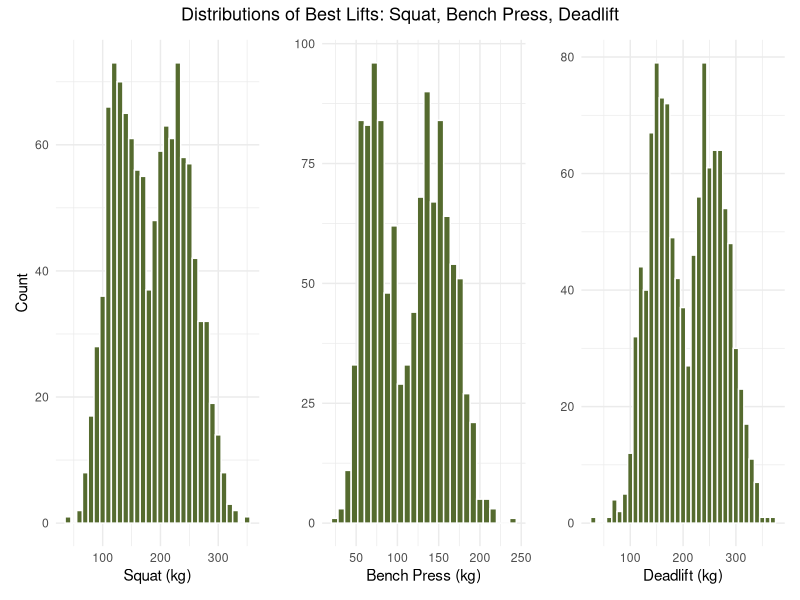
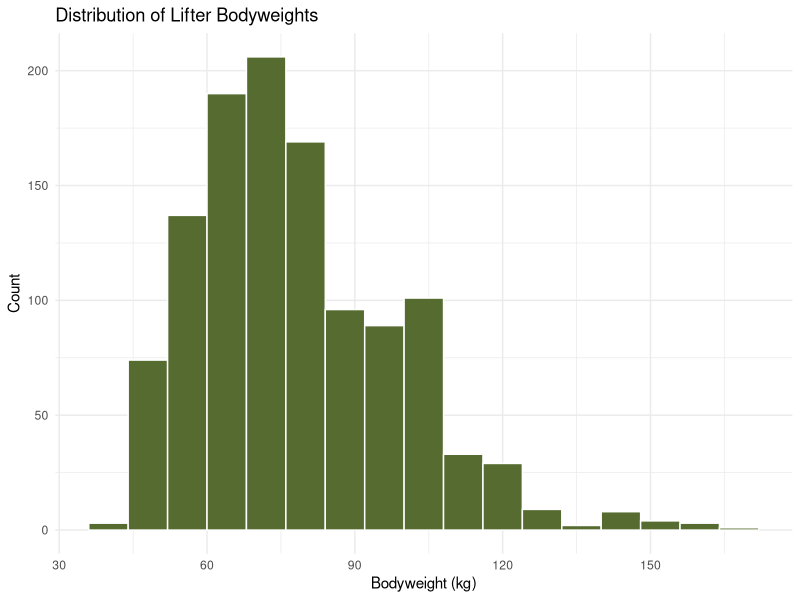
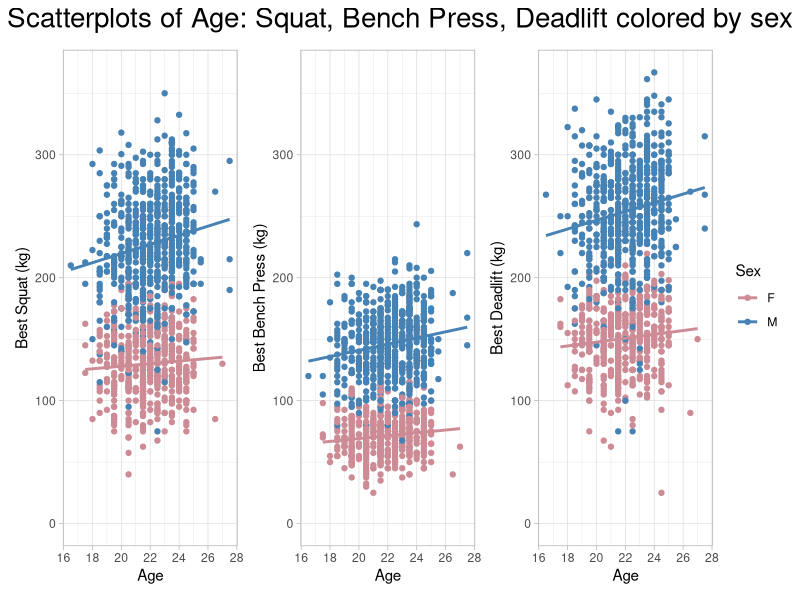
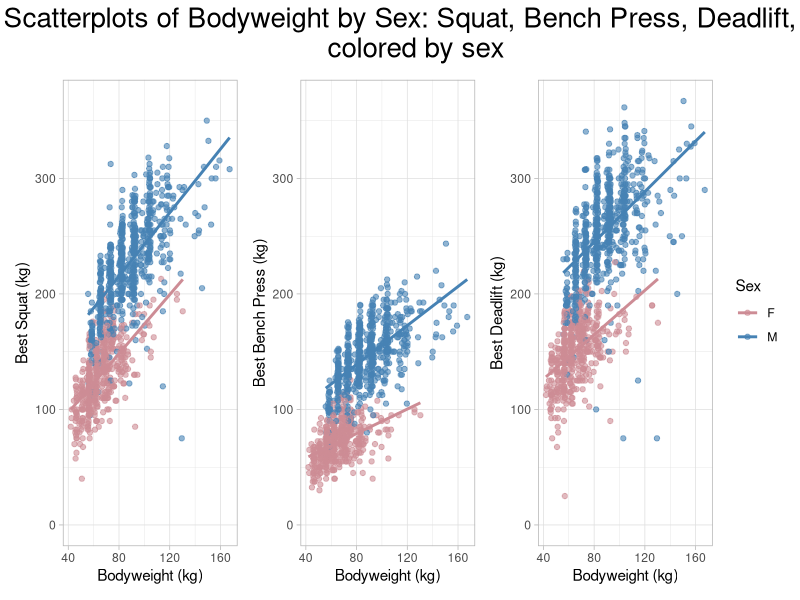
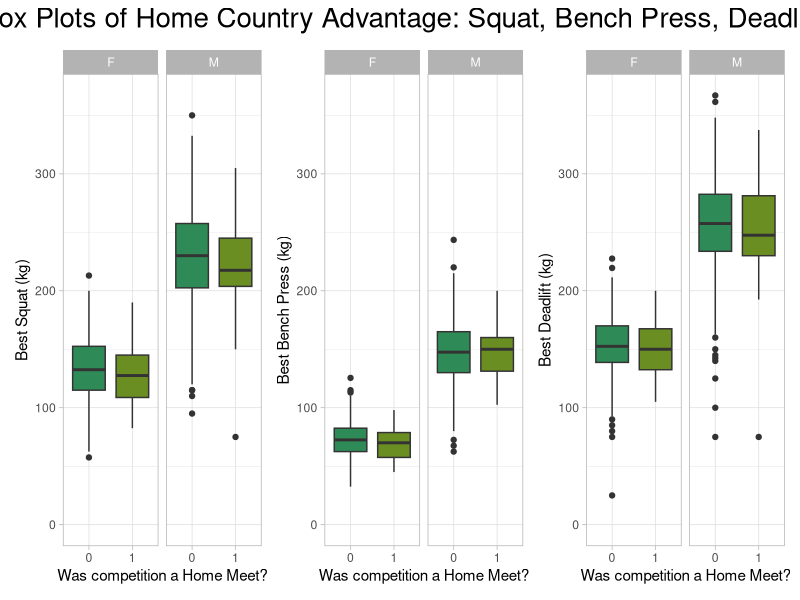
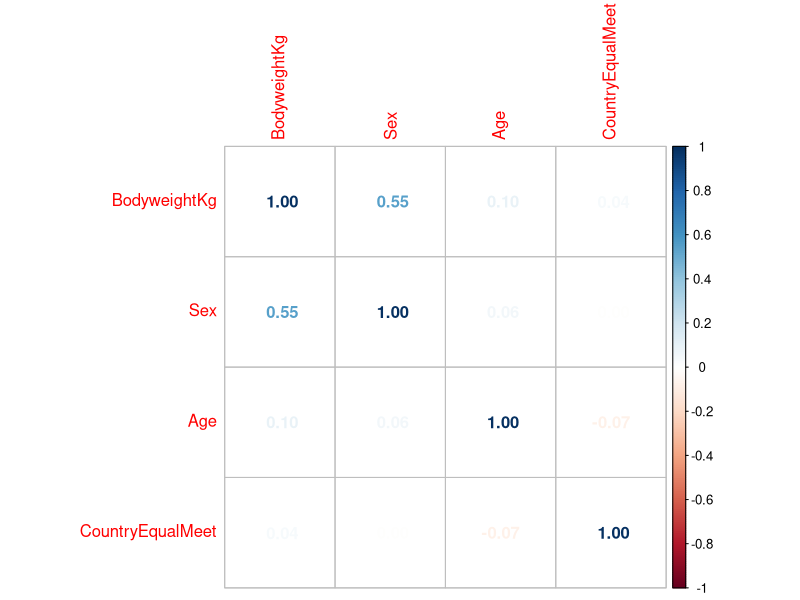
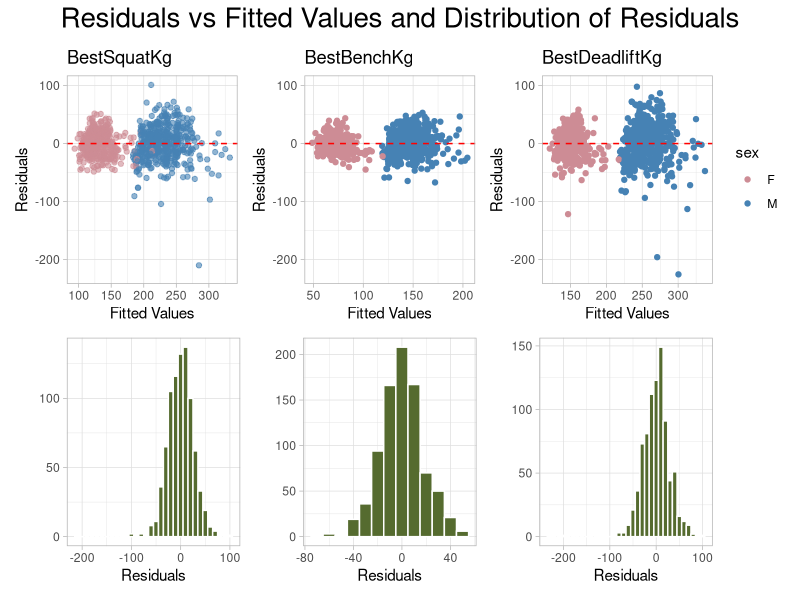
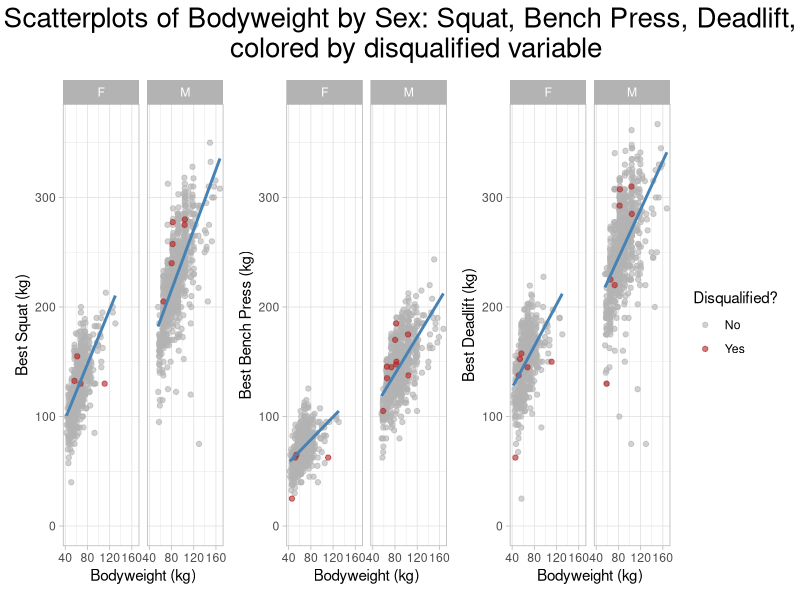

Reproduce these figures in R, in order.
## ---- chunk 1
#| lable: load
#| message: false
#| echo: false

library(readr)
library(tidyverse)
library(dplyr)
library(knitr)
library(broom)
library(patchwork)
library(corrplot)
library(rstatix)
library(kableExtra)
library(nlme)

data <- read_csv("data/powerlifting.csv")
## ---- chunk 2
#| label: country-equal-meet
#| message: false
#| echo: false
#| fig-width: 5
#| fig-height: 3

# Country Equal Meet Variable
data <- data|>
  mutate(
    CountryEqualMeet = factor(ifelse(Country == MeetCountry, 1, 0)),
    Disqualified = ifelse(Place == "DQ" | Place == "DD", 1, 0)
  )|>
  select(
    Name, Sex, Age, BodyweightKg, Best3SquatKg, Best3BenchKg, Best3DeadliftKg,
    TotalKg, Place, Dots, Country, MeetCountry, Year, 
    CountryEqualMeet, Disqualified
  )
## ---- chunk 3
#| label: univariate-bench
#| message: false
#| warning: false
#| echo: false
#| fig-width: 8
#| fig-height: 3

# Distribution of Best3SquatKg, Best3BenchKg, and Best3DeadliftKg
ymax <- max(data$Best3SquatKg, data$Best3BenchKg, data$Best3DeadliftKg, na.rm = TRUE)

squat <- ggplot(data, aes(x = Best3SquatKg)) +
  geom_histogram(binwidth = 10, fill = "darkolivegreen", color = "white") +
  labs(
    x = "Squat (kg)",
    y = "Count"
  ) +
  theme_minimal()

bench <- ggplot(data, aes(x = Best3BenchKg)) +
  geom_histogram(binwidth = 8, fill = "darkolivegreen", color = "white") +
  labs(
    x = "Bench Press (kg)",
    y = ""
  ) +
  theme_minimal()

deadlift <- ggplot(data, aes(x = Best3DeadliftKg)) +
  geom_histogram(binwidth = 10, fill = "darkolivegreen", color = "white") +
  labs(
    x = "Deadlift (kg)",
    y = ""
  ) +
  theme_minimal()

combined <- (squat + bench + deadlift) +
  plot_annotation(
    title = "Distributions of Best Lifts: Squat, Bench Press, Deadlift",
    theme = theme(
      plot.title = element_text(size = 13, hjust = 0.5))
  )
combined
## ---- chunk 4
#| label: univariate-bodyweight
#| message: false
#| warning: false
#| echo: false
#| fig-width: 5
#| fig-height: 3

# Distribution of BodyweightKg
ggplot(data, aes(x = BodyweightKg)) +
  geom_histogram(binwidth = 8, fill = "darkolivegreen", color = "white") +
  labs(
    title = "Distribution of Lifter Bodyweights",
    x = "Bodyweight (kg)",
    y = "Count") +
  theme_minimal()
## ---- chunk 5
#| label: bivariate-age
#| message: false
#| warning: false
#| echo: false
#| fig-width: 14
#| fig-height: 5

# Age x Best3SquatKg
age_squat <- ggplot(data, aes(x = Age, y = Best3SquatKg, color = Sex)) +
  geom_point() +
  geom_smooth(method = "lm", se = FALSE) +
  scale_color_manual(
    values = c("M" = "steelblue", 
               "F" = "lightpink3")) +
  labs(
    x = "Age",
    y = "Best Squat (kg)"
  ) +
  ylim(0, ymax) +
  theme_light() +
  theme(legend.position = "none")

# Age x Best3BenchKg
age_bench <- ggplot(data, aes(x = Age, y = Best3BenchKg, color = Sex)) +
  geom_point() +
  geom_smooth(method = "lm", se = FALSE) +
  scale_color_manual(
    values = c("M" = "steelblue", 
               "F" = "lightpink3")) +
  labs(
    x = "Age",
    y = "Best Bench Press (kg)"
  ) +
  ylim(0, ymax) +
  theme_light() +
  theme(legend.position = "none")

# Age x Best3DeadliftKg
age_deadlift <- ggplot(data, aes(x = Age, y = Best3DeadliftKg, color = Sex)) +
  geom_point() +
  geom_smooth(method = "lm", se = FALSE) +
  scale_color_manual(
    values = c("M" = "steelblue", 
               "F" = "lightpink3")) +
  labs(
    x = "Age",
    y = "Best Deadlift (kg)"
  ) +
  ylim(0, ymax) +
  theme_light()

combined <- (age_squat + age_bench + age_deadlift) +
  plot_annotation(
    title = "Scatterplots of Age: Squat, Bench Press, Deadlift colored by sex",
    theme = theme(
      plot.title = element_text(size = 20, hjust = 0.5))
  )
combined

## ---- chunk 6
#| label: bivariate-bodyweight-disqualified
#| message: false
#| warning: false
#| echo: false
#| fig-width: 14
#| fig-height: 5

# BodyweightKg x Best3SquatKg
body_squat_DF <- ggplot(data, aes(x = BodyweightKg, y = Best3SquatKg)) +
  geom_point(alpha = 0.6, aes(color = as.factor(Disqualified)), 
             data = data |> arrange(Disqualified)) +
  scale_color_manual(
    name = "Disqualified?",
    values = c("0" = "grey70", "1" = "firebrick"),
    labels = c("0" = "No", "1" = "Yes")
  ) +
  facet_wrap(~ Sex) +
  geom_smooth(method = "lm", se = FALSE, color = "steelblue") +
  labs(
    x = "Bodyweight (kg)",
    y = "Best Squat (kg)",
  ) +
  ylim(0, ymax) +
  theme_light() +
  theme(legend.position = "none")

# BodyweightKg x Best3BenchKg
body_bench_DF <- ggplot(data, aes(x = BodyweightKg, y = Best3BenchKg)) +
  geom_point(alpha = 0.6, aes(color = as.factor(Disqualified)), 
             data = data |> arrange(Disqualified)) +
  scale_color_manual(
    name = "Disqualified?",
    values = c("0" = "grey70", "1" = "firebrick"),
    labels = c("0" = "No", "1" = "Yes")
  ) +
  facet_wrap(~ Sex) +
  geom_smooth(method = "lm", se = FALSE, color = "steelblue") +
  labs(
    x = "Bodyweight (kg)",
    y = "Best Bench Press (kg)",
  ) +
  ylim(0, ymax) +
  theme_light() +
  theme(legend.position = "none")

# BodyweightKg x Best3DeadliftKg
body_deadlift_DF <- ggplot(data, aes(x = BodyweightKg, y = Best3DeadliftKg)) +
  geom_point(alpha = 0.6, aes(color = as.factor(Disqualified)), 
             data = data |> arrange(Disqualified)) +
  scale_color_manual(
    name = "Disqualified?",
    values = c("0" = "grey70", "1" = "firebrick"),
    labels = c("0" = "No", "1" = "Yes")
  ) +
  facet_wrap(~ Sex) +
  geom_smooth(method = "lm", se = FALSE, color = "steelblue") +
  labs(
    x = "Bodyweight (kg)",
    y = "Best Deadlift (kg)",
  ) +
  ylim(0, ymax) +
  theme_light()

scatter_disqualified <- (body_squat_DF + body_bench_DF + body_deadlift_DF) +
  plot_annotation(
    title = "Scatterplots of Bodyweight by Sex: Squat, Bench Press, Deadlift,
    colored by disqualified variable",
    theme = theme(
      plot.title = element_text(size = 20, hjust = 0.5))
  )

## ---- chunk 7
#| label: bivariate-bodyweight
#| message: false
#| warning: false
#| echo: false
#| fig-width: 14
#| fig-height: 5

data_with_disqualified <- data

data <- data |>
  filter(Disqualified == 0)

# BodyweightKg X Best3SquatKg
body_squat <- ggplot(data, aes(x = BodyweightKg, y = Best3SquatKg, color = Sex)) +
  geom_point(alpha = 0.6) +
  geom_smooth(method = "lm", se = FALSE) +
  scale_color_manual(
    values = c("M" = "steelblue", 
               "F" = "lightpink3")) +
  labs(
    x = "Bodyweight (kg)",
    y = "Best Squat (kg)"
  ) +
  ylim(0, ymax) +
  theme_light() +
  theme(legend.position = "none")

# BodyweightKg X Best3BenchKg
body_bench <- ggplot(data, aes(x = BodyweightKg, y = Best3BenchKg, color = Sex)) +
  geom_point(alpha = 0.6) +
  geom_smooth(method = "lm", se = FALSE) +
  scale_color_manual(
    values = c("M" = "steelblue", 
               "F" = "lightpink3")) +
  labs(
    x = "Bodyweight (kg)",
    y = "Best Bench Press (kg)"
  ) +
  ylim(0, ymax) +
  theme_light() +
  theme(legend.position = "none")

# BodyweightKg X Best3DeadliftKg
body_deadlift <- ggplot(data, aes(x = BodyweightKg, y = Best3DeadliftKg, color = Sex)) +
  geom_point(alpha = 0.6) +
  geom_smooth(method = "lm", se = FALSE) +
  scale_color_manual(
    values = c("M" = "steelblue", 
               "F" = "lightpink3")) +
  labs(
    x = "Bodyweight (kg)",
    y = "Best Deadlift (kg)"
  ) +
  ylim(0, ymax) +
  theme_light()

combined <- (body_squat + body_bench + body_deadlift) +
  plot_annotation(
    title = "Scatterplots of Bodyweight by Sex: Squat, Bench Press, Deadlift,
    colored by sex",
    theme = theme(
      plot.title = element_text(size = 20, hjust = 0.5))
  )
combined
## ---- chunk 8
#| label: bivariate-homemeet
#| message: false
#| warning: false
#| echo: false
#| fig-width: 14
#| fig-height: 7

data <- data |>
  filter(!is.na(CountryEqualMeet))

# Distribution of CountryEqualMeet X Best3SquatKg
country_squat <- data |>
  ggplot(aes(x = CountryEqualMeet, y = Best3SquatKg, fill = CountryEqualMeet)) +
  geom_boxplot() +
  scale_fill_manual(
    values = c("0" = "seagreen4", 
               "1" = "olivedrab")) +
  facet_wrap(~ Sex) +
  labs(
    x = "Was competition a Home Meet?",
    y = "Best Squat (kg)",
    fill = "Home Meet"
  ) +
  ylim(0, ymax) +
  theme_light() +
  theme(legend.position = "none")

# Distribution of CountryEqualMeet X Best3BenchKg
country_bench <- data |>
  ggplot(aes(x = CountryEqualMeet, y = Best3BenchKg, fill = CountryEqualMeet)) +
  geom_boxplot() +
  scale_fill_manual(
    values = c("0" = "seagreen4", 
               "1" = "olivedrab")) +
  facet_wrap(~ Sex) +
  labs(
    x = "Was competition a Home Meet?",
    y = "Best Bench Press (kg)",
    fill = "Home Meet"
  ) +
  ylim(0, ymax) +
  theme_light() +
  theme(legend.position = "none")

# Distribution of CountryEqualMeet X Best3DeadliftKg
country_deadlift <- data |>
  ggplot(aes(x = CountryEqualMeet, y = Best3DeadliftKg, fill = CountryEqualMeet)) +
  geom_boxplot() +
  scale_fill_manual(
    values = c("0" = "seagreen4", 
               "1" = "olivedrab")) +
  facet_wrap(~ Sex) +
  labs(
    x = "Was competition a Home Meet?",
    y = "Best Deadlift (kg)",
    fill = "Home Meet"
  ) +
  ylim(0, ymax) +
  theme_light() +
  theme(legend.position = "none")

combined <- (country_squat + country_bench + country_deadlift) +
  plot_annotation(
    title = "Box Plots of Home Country Advantage: Squat, Bench Press, Deadlift",
    theme = theme(
      plot.title = element_text(size = 20, hjust = 0.5))
  )
combined

## ---- chunk 9
#| label: train-test-data
#| warning: false
#| echo: false

set.seed(1221)
train <- data |>
  sample_frac(0.8)

test <- data |>
  anti_join(train, by = "Name")

## ---- chunk 10
#| label: correlation-predictors
#| warning: false
#| echo: false
#| fig-width: 4
#| fig-height: 3

correlations <- data |>
  mutate(
    Sex = as.numeric(ifelse(Sex == "M", 1, 0)),
    CountryEqualMeet = as.numeric(CountryEqualMeet)
  ) |>
  select(
    BodyweightKg,Sex, 
    Age, CountryEqualMeet)|>
  cor()

corrplot(correlations, method = "number")

## ---- chunk 11
#| label: linearity-var
#| warning: false
#| message: false
#| echo: false
#| fig-width: 14
#| fig-height: 5

model <- lm(cbind(Best3SquatKg, Best3BenchKg, Best3DeadliftKg) ~ BodyweightKg + Sex + Age, data = train)
model_aug <- augment(model)

sex = train$Sex

residuals_df_squat <- data.frame(
  fit = fitted(model)[,1],
  res = residuals(model)[,1],
  sex = sex
)

residuals_df_bench <- data.frame(
  fit = fitted(model)[,2],
  res = residuals(model)[,2],
  sex = sex
)

residuals_df_deadlift <- data.frame(
  fit = fitted(model)[,3],
  res = residuals(model)[,3],
  sex = sex
)

ymax <- max(residuals_df_squat$res, residuals_df_bench$res, residuals_df_deadlift$res, na.rm = TRUE)
ymin <- min(residuals_df_squat$res, residuals_df_bench$res, residuals_df_deadlift$res, na.rm = TRUE)
  
# Residuals vs Fitted Values (Squat)
res_fit_squat <- ggplot(residuals_df_squat, aes(x = fit, y = res, color = sex)) +
  geom_point(alpha = 0.6) +
  geom_hline(yintercept = 0, linetype = "dashed", color = "red") +
  ylim(ymin, ymax) +
  scale_color_manual(
    values = c("M" = "steelblue", 
               "F" = "lightpink3")) +
  labs(
    title = "BestSquatKg",
    x = "Fitted Values",
    y = "Residuals") +
  theme_light() +
  theme(legend.position = "none")

# Residuals vs Fitted Values (Bench)
res_fit_bench <- ggplot(residuals_df_bench, aes(x = fit, y = res, color = sex)) +
  geom_point() +
  geom_hline(yintercept = 0, linetype = "dashed", color = "red") +
  ylim(ymin, ymax) +
  scale_color_manual(
    values = c("M" = "steelblue", 
               "F" = "lightpink3")) +
  labs(
    title = "BestBenchKg",
    x = "Fitted Values",
    y = "Residuals") +
  theme_light() +
  theme(legend.position = "none")

# Residuals vs Fitted Values (Deadlift)
res_fit_deadlift <- ggplot(residuals_df_deadlift, aes(x = fit, y = res, color = sex)) +
  geom_point() +
  geom_hline(yintercept = 0, linetype = "dashed", color = "red") +
  ylim(ymin, ymax) +
  scale_color_manual(
    values = c("M" = "steelblue", 
               "F" = "lightpink3")) +
  labs(
    title = "BestDeadliftKg",
    x = "Fitted Values",
    y = "Residuals") +
  theme_light()

combined_res <- (res_fit_squat + res_fit_bench + res_fit_deadlift) +
  plot_annotation(
    title = "Residuals vs Fitted Values: Squat, Bench Press, Deadlift",
    theme = theme(
      plot.title = element_text(size = 20, hjust = 0.5))
  )

## ---- chunk 12
#| label: normality
#| warning: false
#| message: false
#| echo: false
#| fig-width: 14
#| fig-height: 8

hist_squat <- ggplot(residuals_df_squat, aes(x = res)) +
  geom_histogram(binwidth = 10, fill = "darkolivegreen", color = "white") +
  labs(
    x = "Residuals",
    y = ""
  ) +
  theme_light()

hist_bench <- ggplot(residuals_df_bench, aes(x = res)) +
  geom_histogram(binwidth = 10, fill = "darkolivegreen", color = "white") +
  labs(
    x = "Residuals",
    y = ""
  ) +
  theme_light()

hist_deadlift <- ggplot(residuals_df_deadlift, aes(x = res)) +
  geom_histogram(binwidth = 10, fill = "darkolivegreen", color = "white") +
  labs(
    x = "Residuals",
    y = ""
  ) +
  theme_light()

combined_hist <- (hist_squat + hist_bench + hist_deadlift) +
  plot_annotation(
    title = "Distribution of Residuals: Squat, Bench Press, Deadlift",
    theme = theme(
      plot.title = element_text(size = 20, hjust = 0.5))
  )

combined <- (combined_res / combined_hist) +
  plot_annotation(
    title = "Residuals vs Fitted Values and Distribution of Residuals",
    theme = theme(
      plot.title = element_text(size = 20, hjust = 0.5))
  )

combined

## ---- chunk 13
#| label: gls-base
#| warning: false
#| echo: false

gls_base_squat <- gls(
  Best3SquatKg ~ BodyweightKg + Sex + Age,
  data = train,
  weights = varIdent(form = ~ 1 | Sex) 
)

gls_base_bench <- gls(
  Best3BenchKg ~ BodyweightKg + Sex + Age,
  data = train,
  weights = varIdent(form = ~ 1 | Sex) 
)
  
gls_base_deadlift <- gls(
  Best3DeadliftKg ~ BodyweightKg + Sex + Age,
  data = train,
  weights = varIdent(form = ~ 1 | Sex) 
)

gls_base_models <- list(
  Best3SquatKg = gls_base_squat,
  Best3BenchKg = gls_base_bench,
  Best3DeadliftKg = gls_base_deadlift
)

tidy_gls <- function(model) {
  summary(model)$tTable |>
    as.data.frame() |>
    rownames_to_column("term") |>
    rename(
      estimate = `Value`,
      std.error = `Std.Error`,
      statistic = `t-value`,
      p.value = `p-value`
    )
}

gls_base_bic <- map_dbl(gls_base_models, BIC)

gls_base_results <- imap_dfr(gls_base_models, function(mod, name) {
  tidy_gls(mod) %>% mutate(outcome = name)
}) %>%
  select(outcome, everything())

# gls_base_results |>
#   head(4) |>
#   kable(digits = 3)

## ---- chunk 14
#| label: gls-full
#| warning: false
#| echo: false

gls_full_squat <- gls(
  Best3SquatKg ~ BodyweightKg + Sex + Age + CountryEqualMeet,
  data = train,
  weights = varIdent(form = ~ 1 | Sex) 
)

gls_full_bench <- gls(
  Best3BenchKg ~ BodyweightKg + Sex + Age + CountryEqualMeet,
  data = train,
  weights = varIdent(form = ~ 1 | Sex) 
)
  
gls_full_deadlift <- gls(
  Best3DeadliftKg ~ BodyweightKg + Sex + Age + CountryEqualMeet,
  data = train,
  weights = varIdent(form = ~ 1 | Sex) 
)

gls_full_models <- list(
  Best3SquatKg = gls_full_squat,
  Best3BenchKg = gls_full_bench,
  Best3DeadliftKg = gls_full_deadlift
)

gls_full_bic <- map_dbl(gls_full_models, BIC)

gls_full_results <- imap_dfr(gls_full_models, function(mod, name) {
  tidy_gls(mod) %>% mutate(outcome = name)
}) %>%
  select(outcome, everything())

# gls_full_results |>
#   head(5) |>
#   kable(digits = 3)

## ---- chunk 15
#| label: bic_base
#| warning: false
#| echo: false

model_comparison <- data.frame(
  Model = c("Base Model", "Full Model"),
  Squat = c(gls_base_bic[1], gls_full_bic[1]),
  Bench = c(gls_base_bic[2], gls_full_bic[2]),
  Deadlift = c(gls_base_bic[3], gls_full_bic[3])
)

model_comparison |>
  kable(
    caption = "Comparison of Base and Full Model BIC",
    digits = c(0, 0, 3),
    col.names = c("Model", "Best3SquatKg", "Best3BenchKg", "Best3DeadliftKg")
  )

## ---- chunk 16
#| label: full-interaction-sex-body-regression
#| warning: false
#| echo: false

gls_full_sex_body_squat <- gls(
  Best3SquatKg ~ BodyweightKg + BodyweightKg*Sex + Sex + Age + CountryEqualMeet,
  data = train,
  weights = varIdent(form = ~ 1 | Sex) 
)

gls_full_sex_body_bench <- gls(
  Best3BenchKg ~ BodyweightKg + BodyweightKg*Sex + Sex + Age + CountryEqualMeet,
  data = train,
  weights = varIdent(form = ~ 1 | Sex) 
)
  
gls_full_sex_body_deadlift <- gls(
  Best3DeadliftKg ~ BodyweightKg + BodyweightKg*Sex + Sex + Age + CountryEqualMeet,
  data = train,
  weights = varIdent(form = ~ 1 | Sex) 
)

gls_full_sex_body_models <- list(
  Best3SquatKg = gls_full_sex_body_squat,
  Best3BenchKg = gls_full_sex_body_bench,
  Best3DeadliftKg = gls_full_sex_body_deadlift
)

gls_full_sex_body_bic <- map_dbl(gls_full_sex_body_models, BIC)

gls_full_sex_body_results <- imap_dfr(gls_full_sex_body_models, function(mod, name) {
  tidy_gls(mod) %>% mutate(outcome = name)
}) %>%
  select(outcome, everything())

# gls_full_sex_body_results |>
#   head(6) |>
#   kable(digits = 3)

## ---- chunk 17
#| label: full-interaction-sex-age-regression
#| warning: false
#| echo: false

gls_full_sex_age_squat <- gls(
  Best3SquatKg ~ BodyweightKg + Sex + Age*Sex + CountryEqualMeet,
  data = train,
  weights = varIdent(form = ~ 1 | Sex) 
)

gls_full_sex_age_bench <- gls(
  Best3BenchKg ~ BodyweightKg + Sex + Age*Sex + CountryEqualMeet,
  data = train,
  weights = varIdent(form = ~ 1 | Sex) 
)
  
gls_full_sex_age_deadlift <- gls(
  Best3DeadliftKg ~ BodyweightKg + Sex + Age*Sex + CountryEqualMeet,
  data = train,
  weights = varIdent(form = ~ 1 | Sex) 
)

gls_full_sex_age_models <- list(
  Best3SquatKg = gls_full_sex_age_squat,
  Best3BenchKg = gls_full_sex_age_bench,
  Best3DeadliftKg = gls_full_sex_age_deadlift
)

gls_full_sex_age_bic <- map_dbl(gls_full_sex_age_models, BIC)

gls_full_sex_age_results <- imap_dfr(gls_full_sex_age_models, function(mod, name) {
  tidy_gls(mod) %>% mutate(outcome = name)
}) %>%
  select(outcome, everything())

# gls_full_sex_age_results |>
#   head(6) |>
#   kable(digits = 3)
## ---- chunk 18
#| label: full-interaction-sex-both-regression
#| warning: false
#| echo: false

gls_full_sex_both_squat <- gls(
  Best3SquatKg ~ BodyweightKg*Sex + Sex + Age*Sex + CountryEqualMeet,
  data = train,
  weights = varIdent(form = ~ 1 | Sex) 
)

gls_full_sex_both_bench <- gls(
  Best3BenchKg ~ BodyweightKg*Sex + Sex + Age*Sex + CountryEqualMeet,
  data = train,
  weights = varIdent(form = ~ 1 | Sex) 
)
  
gls_full_sex_both_deadlift <- gls(
  Best3DeadliftKg ~ BodyweightKg*Sex + Sex + Age*Sex + CountryEqualMeet,
  data = train,
  weights = varIdent(form = ~ 1 | Sex) 
)

gls_full_sex_both_models <- list(
  Best3SquatKg = gls_full_sex_both_squat,
  Best3BenchKg = gls_full_sex_both_bench,
  Best3DeadliftKg = gls_full_sex_both_deadlift
)

gls_full_sex_both_bic <- map_dbl(gls_full_sex_both_models, BIC)

gls_full_sex_both_results <- imap_dfr(gls_full_sex_both_models, function(mod, name) {
  tidy_gls(mod) %>% mutate(outcome = name)
}) %>%
  select(outcome, everything())

# gls_full_sex_both_results |>
#   head(7) |>
#   kable(digits = 3)

## ---- chunk 19
#| label: aic-full-interaction
#| warning: false
#| echo: false

model_comparison <- data.frame(
  Model = c("Full Model", "Bodyweight * Sex", "Age * Sex", "Both * Sex"),
  Squat = c(gls_full_bic[1], gls_full_sex_body_bic[1], gls_full_sex_age_bic[1], gls_full_sex_both_bic[1]),
  Bench = c(gls_full_bic[2], gls_full_sex_body_bic[2], gls_full_sex_age_bic[2], gls_full_sex_both_bic[2]),
  Deadlift = c(gls_full_bic[3], gls_full_sex_body_bic[3], gls_full_sex_age_bic[3], gls_full_sex_both_bic[3])
)

model_comparison |>
  kable(
    caption = "Comparison of Interactive Models BIC",
    digits = c(0, 0, 3),
    col.names = c("Model", "Best3SquatKg", "Best3BenchKg", "Best3DeadliftKg")
  )

## ---- chunk 20
#| label: show-coefficients
#| warning: false
#| echo: false

gls_full_sex_body_results |>
  slice(7:12) |>
  kable(digits = 3)

gls_full_results |>
  head(5) |>
  kable(digits = 3)

gls_full_results |>
  slice(11:15) |>
  kable(digits = 3)
## ---- chunk 21
#| label: test-train
#| warning: false
#| echo: false

pred_squat <- predict(gls_full_squat, newdata = test)
pred_bench <- predict(gls_full_sex_body_bench, newdata = test)
pred_deadlift <- predict(gls_full_deadlift, newdata = test)


test_results <- test |>
  mutate(
    pred_squat = pred_squat,
    pred_bench = pred_bench,
    pred_deadlift = pred_deadlift
  ) |>
  select(
    Best3SquatKg, pred_squat, Best3BenchKg, pred_bench, Best3DeadliftKg, pred_deadlift
  )
test_results |>
  head(5) |>
  kable(digits = 1, caption = "Predicted vs Actual Lifts for Test Data (First 5 Observations)")
## ---- chunk 22
#| label: r-squared
#| warning: false
#| echo: false

rsq <- function(actual, predicted) cor(actual, predicted)^2
rmse <- function(actual, predicted) sqrt(mean((actual - predicted)^2))

results <- data.frame(
  Lift = c("Squat", "Bench", "Deadlift"),
  R2 = c(
    rsq(test$Best3SquatKg, pred_squat),
    rsq(test$Best3BenchKg, pred_bench),
    rsq(test$Best3DeadliftKg, pred_deadlift)
  ),
  RMSE = c(
    rmse(test$Best3SquatKg, pred_squat),
    rmse(test$Best3BenchKg, pred_bench),
    rmse(test$Best3DeadliftKg, pred_deadlift)
  )
)

results |>
  kable(digits = 3, caption = "Model Performance Metrics for Test Data")

## ---- chunk 23
#| label: appendix-a-disqualified
#| message: false
#| warning: false
#| echo: false
#| fig-width: 14
#| fig-height: 5

scatter_disqualified

## ---- chunk 24
#| label: correlation-outcomes
#| warning: false
#| echo: false
#| fig-width: 4
#| fig-height: 3

correlations <- data |>
  select(
    Best3SquatKg,Best3BenchKg, 
    Best3DeadliftKg)|>
  cor()

corrplot(correlations, method = "number")
## ---- chunk 25
#| label: extended-results
#| warning: false
#| echo: false

gls_base_results |>
  kable(
    caption = "Base Models", 
    digits = 3)

gls_full_results |>
  kable(
    caption = "Full Models", 
    digits = 3)

gls_full_sex_body_results |>
  kable(
    caption = "Sex Interaction on BodyweightKg Models",
    digits = 3)

gls_full_sex_age_results |>
  kable(
    caption = "Sex Interaction on Age Models",
    digits = 3)

gls_full_sex_both_results |>
  kable(
    caption = "Sex Interaction Both BodyweightKg and Age Models",
    digits = 3)
